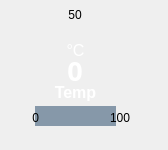
             <widget class="QWidget" name="widget_2" native="true">
              <property name="sizePolicy">
               <sizepolicy hsizetype="Minimum" vsizetype="Minimum">
                <horstretch>0</horstretch>
                <verstretch>0</verstretch>
               </sizepolicy>
              </property>
              <property name="minimumSize">
               <size>
                <width>150</width>
                <height>150</height>
               </size>
              </property>
              <widget class="QLabel" name="arc1_val3">
               <property name="geometry">
                <rect>
                 <x>25</x>
                 <y>25</y>
                 <width>100</width>
                 <height>100</height>
                </rect>
               </property>
               <property name="autoFillBackground">
                <bool>false</bool>
               </property>
               <property name="styleSheet">
                <string notr="true">background-color: rgba(255, 255, 255, 0);</string>
               </property>
               <property name="text">
                <string/>
               </property>
               <property name="pixmap">
                <pixmap>../assests/arc-rotor_down.png</pixmap>
               </property>
               <property name="scaledContents">
                <bool>false</bool>
               </property>
               <property name="alignment">
                <set>Qt::AlignmentFlag::AlignCenter</set>
               </property>
              </widget>
              <widget class="QLabel" name="arc1_val2">
               <property name="geometry">
                <rect>
                 <x>25</x>
                 <y>25</y>
                 <width>100</width>
                 <height>100</height>
                </rect>
               </property>
               <property name="autoFillBackground">
                <bool>false</bool>
               </property>
               <property name="styleSheet">
                <string notr="true">background-color: rgba(255, 255, 255, 0);</string>
               </property>
               <property name="text">
                <string/>
               </property>
               <property name="pixmap">
                <pixmap>../assests/arc-rotor_down.png</pixmap>
               </property>
               <property name="scaledContents">
                <bool>false</bool>
               </property>
               <property name="alignment">
                <set>Qt::AlignmentFlag::AlignCenter</set>
               </property>
              </widget>
              <widget class="QLabel" name="arc1_max_value">
               <property name="geometry">
                <rect>
                 <x>110</x>
                 <y>110</y>
                 <width>49</width>
                 <height>16</height>
                </rect>
               </property>
               <property name="sizePolicy">
                <sizepolicy hsizetype="Preferred" vsizetype="Preferred">
                 <horstretch>0</horstretch>
                 <verstretch>0</verstretch>
                </sizepolicy>
               </property>
               <property name="minimumSize">
                <size>
                 <width>0</width>
                 <height>0</height>
                </size>
               </property>
               <property name="text">
                <string>100</string>
               </property>
              </widget>
              <widget class="QLabel" name="arc1_min_value">
               <property name="geometry">
                <rect>
                 <x>-10</x>
                 <y>110</y>
                 <width>49</width>
                 <height>16</height>
                </rect>
               </property>
               <property name="text">
                <string>0</string>
               </property>
               <property name="alignment">
                <set>Qt::AlignmentFlag::AlignRight|Qt::AlignmentFlag::AlignTrailing|Qt::AlignmentFlag::AlignVCenter</set>
               </property>
              </widget>
              <widget class="QLabel" name="arc1_mid_value">
               <property name="geometry">
                <rect>
                 <x>50</x>
                 <y>7</y>
                 <width>50</width>
                 <height>16</height>
                </rect>
               </property>
               <property name="minimumSize">
                <size>
                 <width>50</width>
                 <height>10</height>
                </size>
               </property>
               <property name="text">
                <string>50</string>
               </property>
               <property name="alignment">
                <set>Qt::AlignmentFlag::AlignCenter</set>
               </property>
              </widget>
              <widget class="QLabel" name="label">
               <property name="geometry">
                <rect>
                 <x>35</x>
                 <y>106</y>
                 <width>81</width>
                 <height>20</height>
                </rect>
               </property>
               <property name="autoFillBackground">
                <bool>false</bool>
               </property>
               <property name="styleSheet">
                <string notr="true">background-color: rgb(134, 152, 169);</string>
               </property>
               <property name="text">
                <string/>
               </property>
              </widget>
              <widget class="QLabel" name="arc1_body">
               <property name="geometry">
                <rect>
                 <x>25</x>
                 <y>25</y>
                 <width>100</width>
                 <height>100</height>
                </rect>
               </property>
               <property name="minimumSize">
                <size>
                 <width>25</width>
                 <height>25</height>
                </size>
               </property>
               <property name="autoFillBackground">
                <bool>false</bool>
               </property>
               <property name="styleSheet">
                <string notr="true">background-color: rgba(255, 255, 255, 0);</string>
               </property>
               <property name="text">
                <string/>
               </property>
               <property name="pixmap">
                <pixmap>../assests/arc_body.png</pixmap>
               </property>
               <property name="scaledContents">
                <bool>false</bool>
               </property>
              </widget>
              <widget class="QLabel" name="arc1_val1">
               <property name="geometry">
                <rect>
                 <x>25</x>
                 <y>25</y>
                 <width>100</width>
                 <height>100</height>
                </rect>
               </property>
               <property name="sizePolicy">
                <sizepolicy hsizetype="Preferred" vsizetype="Preferred">
                 <horstretch>0</horstretch>
                 <verstretch>0</verstretch>
                </sizepolicy>
               </property>
               <property name="autoFillBackground">
                <bool>false</bool>
               </property>
               <property name="styleSheet">
                <string notr="true">background-color: rgba(255, 255, 255, 0);</string>
               </property>
               <property name="text">
                <string/>
               </property>
               <property name="pixmap">
                <pixmap>../assests/arc-rotor_down.png</pixmap>
               </property>
               <property name="scaledContents">
                <bool>false</bool>
               </property>
               <property name="alignment">
                <set>Qt::AlignmentFlag::AlignCenter</set>
               </property>
              </widget>
              <widget class="QLabel" name="arc1_current_value">
               <property name="geometry">
                <rect>
                 <x>44</x>
                 <y>55</y>
                 <width>62</width>
                 <height>31</height>
                </rect>
               </property>
               <property name="font">
                <font>
                 <family>Trebuchet MS</family>
                 <pointsize>20</pointsize>
                 <bold>true</bold>
                </font>
               </property>
               <property name="styleSheet">
                <string notr="true">color: rgb(85, 255, 127);
color: rgb(255, 255, 255);</string>
               </property>
               <property name="text">
                <string>0</string>
               </property>
               <property name="alignment">
                <set>Qt::AlignmentFlag::AlignCenter</set>
               </property>
              </widget>
              <widget class="QLabel" name="arc1_label1">
               <property name="geometry">
                <rect>
                 <x>50</x>
                 <y>82</y>
                 <width>51</width>
                 <height>20</height>
                </rect>
               </property>
               <property name="font">
                <font>
                 <pointsize>12</pointsize>
                 <bold>true</bold>
                </font>
               </property>
               <property name="styleSheet">
                <string notr="true">background-color: rgba(255, 255, 255, 0);
color: rgb(255, 255, 255);</string>
               </property>
               <property name="text">
                <string>Temp</string>
               </property>
               <property name="alignment">
                <set>Qt::AlignmentFlag::AlignCenter</set>
               </property>
              </widget>
              <widget class="QLabel" name="arc1_label2">
               <property name="geometry">
                <rect>
                 <x>50</x>
                 <y>40</y>
                 <width>51</width>
                 <height>20</height>
                </rect>
               </property>
               <property name="font">
                <font>
                 <pointsize>12</pointsize>
                 <bold>false</bold>
                </font>
               </property>
               <property name="styleSheet">
                <string notr="true">background-color: rgba(255, 255, 255, 0);
color: rgb(255, 255, 255);</string>
               </property>
               <property name="text">
                <string>°C</string>
               </property>
               <property name="alignment">
                <set>Qt::AlignmentFlag::AlignCenter</set>
               </property>
              </widget>
              <zorder>arc1_val3</zorder>
              <zorder>arc1_val2</zorder>
              <zorder>arc1_mid_value</zorder>
              <zorder>arc1_val1</zorder>
              <zorder>arc1_current_value</zorder>
              <zorder>arc1_label1</zorder>
              <zorder>arc1_label2</zorder>
              <zorder>arc1_body</zorder>
              <zorder>label</zorder>
              <zorder>arc1_max_value</zorder>
              <zorder>arc1_min_value</zorder>
             </widget>
